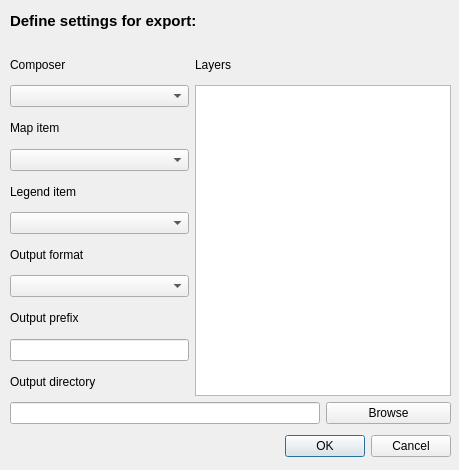
<?xml version="1.0" encoding="UTF-8"?>
<ui version="4.0">
 <class>SerialPrintDialogBase</class>
 <widget class="QDialog" name="SerialPrintDialogBase">
  <property name="geometry">
   <rect>
    <x>0</x>
    <y>0</y>
    <width>459</width>
    <height>470</height>
   </rect>
  </property>
  <property name="windowTitle">
   <string>Serial print</string>
  </property>
  <property name="modal">
   <bool>false</bool>
  </property>
  <widget class="QDialogButtonBox" name="button_box">
   <property name="geometry">
    <rect>
     <x>110</x>
     <y>430</y>
     <width>341</width>
     <height>32</height>
    </rect>
   </property>
   <property name="orientation">
    <enum>Qt::Horizontal</enum>
   </property>
   <property name="standardButtons">
    <set>QDialogButtonBox::Cancel|QDialogButtonBox::Ok</set>
   </property>
  </widget>
  <widget class="QWidget" name="gridLayoutWidget">
   <property name="geometry">
    <rect>
     <x>10</x>
     <y>50</y>
     <width>441</width>
     <height>374</height>
    </rect>
   </property>
   <layout class="QGridLayout" name="gridLayout">
    <item row="0" column="0">
     <widget class="QLabel" name="composer_label">
      <property name="text">
       <string>Composer</string>
      </property>
     </widget>
    </item>
    <item row="1" column="0">
     <widget class="QComboBox" name="composer"/>
    </item>
    <item row="7" column="0">
     <widget class="QComboBox" name="format"/>
    </item>
    <item row="2" column="0">
     <widget class="QLabel" name="map_label">
      <property name="text">
       <string>Map item</string>
      </property>
     </widget>
    </item>
    <item row="5" column="0">
     <widget class="QComboBox" name="legend"/>
    </item>
    <item row="8" column="0">
     <widget class="QLabel" name="prefix_label">
      <property name="text">
       <string>Output prefix</string>
      </property>
     </widget>
    </item>
    <item row="3" column="0">
     <widget class="QComboBox" name="map"/>
    </item>
    <item row="11" column="0" colspan="2">
     <widget class="QLineEdit" name="directory"/>
    </item>
    <item row="4" column="0">
     <widget class="QLabel" name="legend_label">
      <property name="text">
       <string>Legend item</string>
      </property>
     </widget>
    </item>
    <item row="6" column="0">
     <widget class="QLabel" name="format_label">
      <property name="text">
       <string>Output format</string>
      </property>
     </widget>
    </item>
    <item row="9" column="0">
     <widget class="QLineEdit" name="prefix"/>
    </item>
    <item row="10" column="0">
     <widget class="QLabel" name="directory_label">
      <property name="text">
       <string>Output directory</string>
      </property>
     </widget>
    </item>
    <item row="11" column="2">
     <widget class="QPushButton" name="browse">
      <property name="text">
       <string>Browse</string>
      </property>
     </widget>
    </item>
    <item row="1" column="1" rowspan="10" colspan="2">
     <widget class="QListWidget" name="layers">
      <property name="selectionMode">
       <enum>QAbstractItemView::ExtendedSelection</enum>
      </property>
     </widget>
    </item>
    <item row="0" column="1" colspan="2">
     <widget class="QLabel" name="layers_label">
      <property name="text">
       <string>Layers</string>
      </property>
     </widget>
    </item>
   </layout>
  </widget>
  <widget class="QLabel" name="heading">
   <property name="geometry">
    <rect>
     <x>10</x>
     <y>10</y>
     <width>371</width>
     <height>22</height>
    </rect>
   </property>
   <property name="font">
    <font>
     <pointsize>11</pointsize>
     <weight>75</weight>
     <bold>true</bold>
    </font>
   </property>
   <property name="text">
    <string>Define settings for export:</string>
   </property>
  </widget>
 </widget>
 <resources/>
 <connections>
  <connection>
   <sender>button_box</sender>
   <signal>accepted()</signal>
   <receiver>SerialPrintDialogBase</receiver>
   <slot>accept()</slot>
   <hints>
    <hint type="sourcelabel">
     <x>20</x>
     <y>20</y>
    </hint>
    <hint type="destinationlabel">
     <x>20</x>
     <y>20</y>
    </hint>
   </hints>
  </connection>
  <connection>
   <sender>button_box</sender>
   <signal>rejected()</signal>
   <receiver>SerialPrintDialogBase</receiver>
   <slot>reject()</slot>
   <hints>
    <hint type="sourcelabel">
     <x>20</x>
     <y>20</y>
    </hint>
    <hint type="destinationlabel">
     <x>20</x>
     <y>20</y>
    </hint>
   </hints>
  </connection>
  <connection>
   <sender>browse</sender>
   <signal>clicked()</signal>
   <receiver>SerialPrintDialogBase</receiver>
   <slot>open()</slot>
   <hints>
    <hint type="sourcelabel">
     <x>390</x>
     <y>405</y>
    </hint>
    <hint type="destinationlabel">
     <x>229</x>
     <y>234</y>
    </hint>
   </hints>
  </connection>
 </connections>
</ui>
